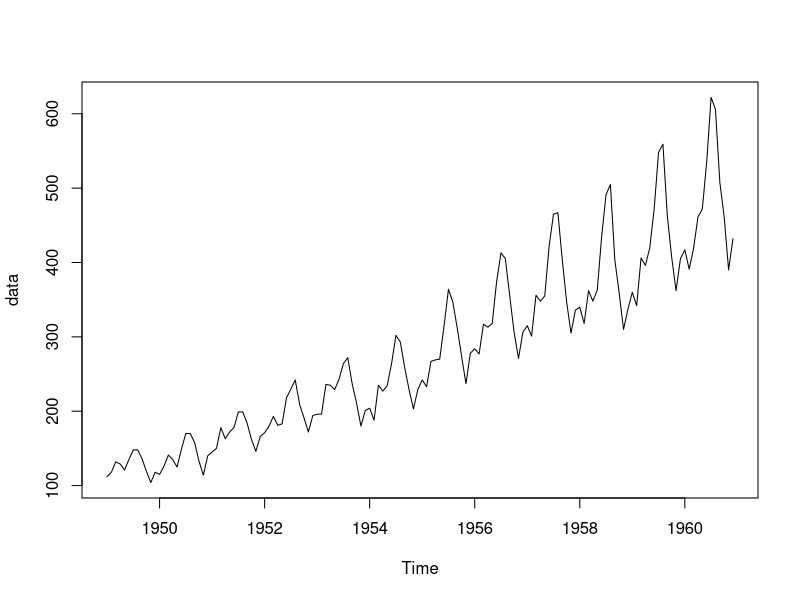
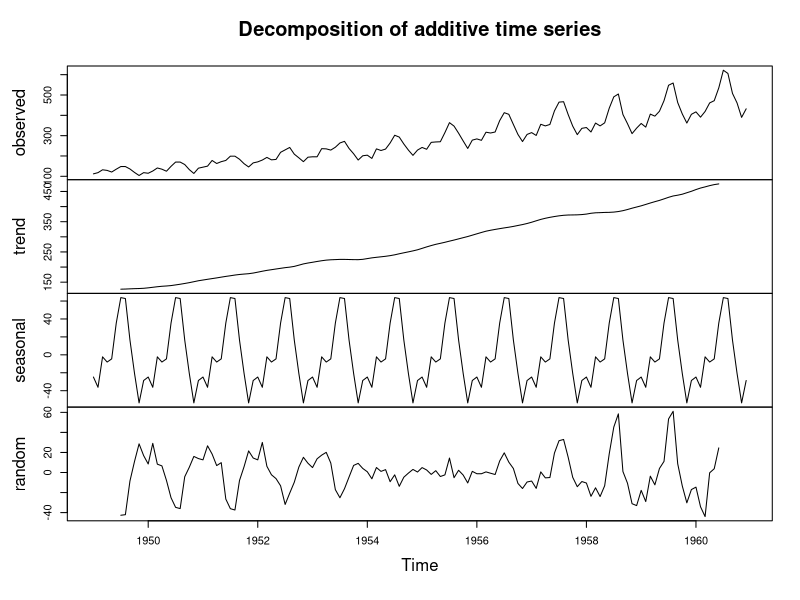
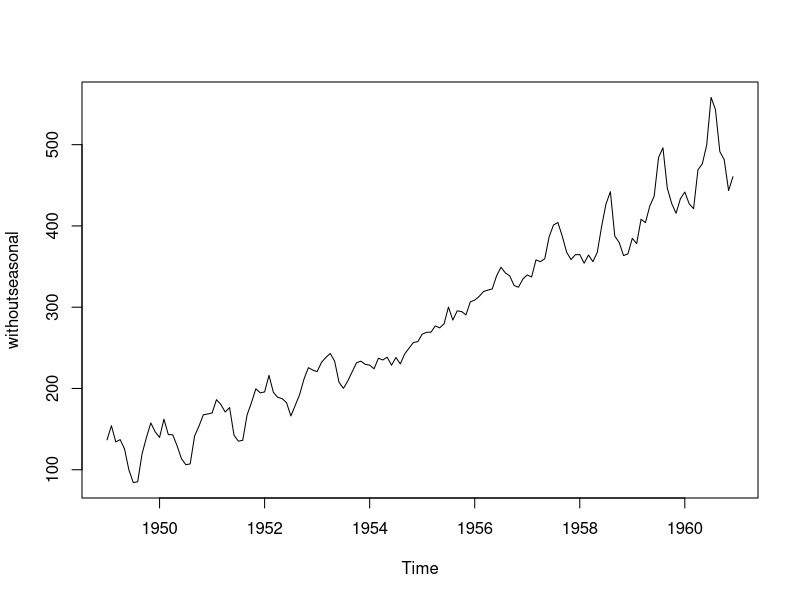
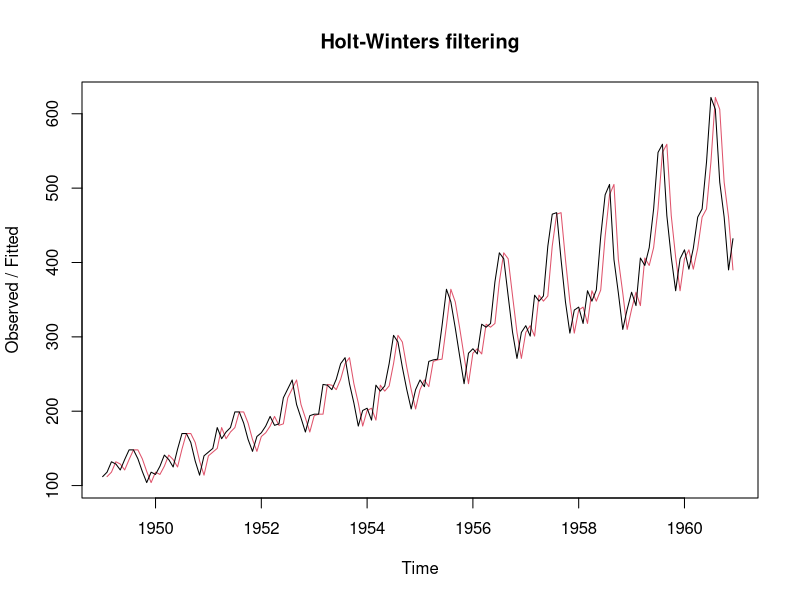
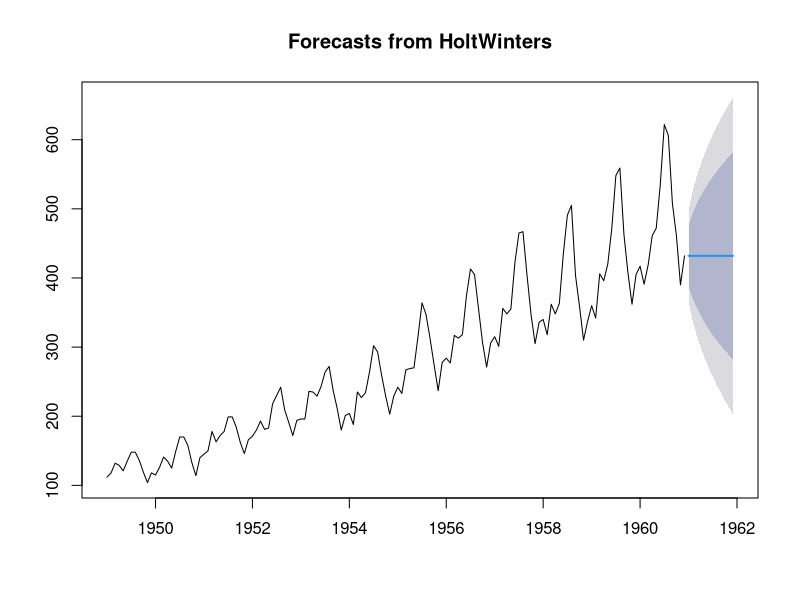

These figures' R source, in order:
library("forecast")
library("TTR")
AirPassengers
data<-AirPassengers
str(data)

#ADDITIVE MODEL
plot.ts(data)
class(data)

#DECOMPOSE THE DATA
tms<-decompose(data)
tms$type
tms$seasonal
tms$trend
plot(tms)

#REMOVE SEASONAL DATA if needed
withoutseasonal<-data-tms$seasonal
plot(withoutseasonal)

#FORECAST for NEXT YEAR
forecast_data<-HoltWinters(data,beta = FALSE,gamma = FALSE)
forecast_data
forecast_data$fitted
forecast_data$SSE
plot(forecast_data)

forecasts <-forecast:::forecast.HoltWinters(forecast_data, h=12)
forecasts
plot(forecasts)
